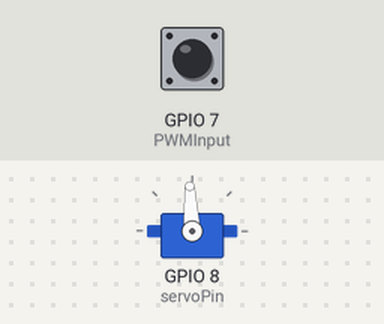
Bench run of a sketch on a simulated ESP32-S3. Shown: servo. The test bench sets the inputs (shaded band); at power-on: GPIO 7 (PWMInput) LOW. Servo pulses on a pin are drawn as a servo (544–2400 µs = 0–180°); what the sketch prints to the serial monitor is not drawn.

Above: at 2.2 s.
2.3 s: GPIO 7 (PWMInput) pulsed HIGH 2 times (0.12 s each, 0.3 s apart)
Timing chart, 0 to 7.2 s (numbered marks = the images above; inputs shaded):
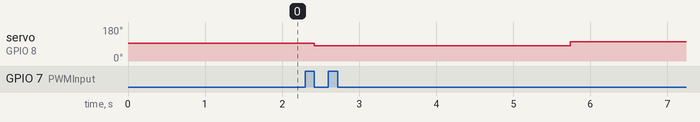

Measured:
- after the input at 2.3 s, servo on GPIO 8 (servoPin): 93° → 82° after 0.12 s, → 103° 3.3 s later

The sketch:

serial_mike.ino
```cpp
#include <HardwareSerial.h>

// Pines
#define chPinA 2
#define chPinB 3
#define servoPin 8
#define PWMInput 7

//timer

hw_timer_t *timer = NULL;
volatile bool timer_flag = false;

void IRAM_ATTR onTimer() {
  if(timer_flag == false)
  {
    timer_flag = true;
  }
}

//ledc
const int PWMFreq = 50;
const int PWMChannel = 0;
const int PWMResolution = 14;
const int MAX_DUTY_CYCLE = (int)(pow(2, PWMResolution) - 1);


// Variables globales
HardwareSerial MySerial(1);
bool init_state = false;
long motorPosition = 0;

// PID
volatile long targetPosition = 0;
float integral = 0.01;
float proportional = 0.15;
float derivative = 0.0;
double controlSignal = 0;
double previousTime = 0;
double previousError = 0;
double errorIntegral = 0;
double currentTime = 0;
const double deltaTime = 0.01;
long errorValue = 0;
double edot = 0;


double error_k_2 = 0;
double error_k_1 = 0;

double prev_controlSignal = 0;

// PWM
double PWMValue = 0;
int motorDirection = 0;

//filter

const int win_size = 4;
volatile float readings[win_size] = {0};
volatile float sum = 0;
volatile int indexx = 0;

//saturation

const int sat_control_signal = 100;
int sat_windup = 20;

void setup() {
  Serial.begin(115200);
  MySerial.begin(1000000, SERIAL_8N1, 44, 43);
  ledcSetup(PWMChannel, PWMFreq, PWMResolution);
  ledcAttachPin(servoPin, PWMChannel);

  // Configurar pines
  pinMode(chPinA, INPUT_PULLUP);
  pinMode(chPinB, INPUT_PULLUP);
  pinMode(PWMInput, INPUT);

  targetPosition = GetPWM(PWMInput);

  Timer_Init();
}

void loop() {
  if (timer_flag){
    checkencoder();
    calculatePID();
    timer_flag = false;
  }
  targetpos();
  driveMotor();
  printValues();
}

void driveMotor() {
  // Determinar dirección
  motorDirection = (controlSignal < 0) ? 1 : (controlSignal > 0) ? -1 : 0;

  PWMValue = (int)fabs(controlSignal);
  PWMValue = map(PWMValue, 0, 100, 0, 100);

  if (motorDirection == -1) {
    ledcWrite(PWMChannel, (int)calculateWidh(1490 - PWMValue));
  } else if (motorDirection == 1) {
    ledcWrite(PWMChannel, (int)calculateWidh(1511 + PWMValue));
  } else {
    ledcWrite(PWMChannel, (int)calculateWidh(1500));
  }
}

void calculatePID() {
  errorValue = motorPosition - targetPosition;

  controlSignal = prev_controlSignal + errorValue * (derivative/deltaTime + proportional + integral*deltaTime) - error_k_1 * (2*derivative/deltaTime + proportional) + error_k_2*derivative/deltaTime;

  controlSignal = saturation(controlSignal, sat_control_signal * -1, sat_control_signal);

  error_k_2 = error_k_1;
  error_k_1 = errorValue;

  prev_controlSignal = controlSignal;


}

void printValues() {
 // Serial.print("Position: ");
  //Serial.println(motorPosition);
  Serial.print("Error: ");
  Serial.print(errorValue);
 Serial.print("            controlSignal: ");
 Serial.println(controlSignal);
  //Serial.print("PWM: ");
  //Serial.println(PWMValue);
}

void targetpos() {
  if (Serial.available() > 0) {
    String inputString = Serial.readStringUntil('\n');

    if (inputString == "init_uart") {
      init_state = true;
    } else if (inputString == "close_uart") {
      init_state = false;
    } else if (init_state) {
      if (inputString.indexOf(' ') == -1) {
        targetPosition = inputString.toInt();
      } else {
        // Procesar los parámetros del PID
        float newProportional, newIntegral, newDerivative;
        int newSatWindup;
        int numParsed = sscanf(inputString.c_str(), "%f %f %f %d", &newProportional, &newIntegral, &newDerivative, &newSatWindup);

        if (numParsed == 4) {
          proportional = newProportional;
          integral = newIntegral;
          derivative = newDerivative;
          sat_windup = newSatWindup;

          Serial.println("PID parameters updated:");
          Serial.print("Proportional: ");
          Serial.println(proportional);
          Serial.print("Integral: ");
          Serial.println(integral);
          Serial.print("Derivative: ");
          Serial.println(derivative);
          Serial.print("Saturation Windup: ");
          Serial.println(sat_windup);
        } else {
          Serial.println("Error: Invalid PID parameters format.");
        }
      }
    }
  }
}

void checkencoder() {
  int rawReading = GetPWM(PWMInput);
  sum = sum - readings[indexx];
  readings[indexx] = rawReading;
  sum = sum + rawReading;
  indexx = (indexx + 1) % win_size;
  motorPosition = sum / win_size;
}

int GetPWM(int pin) {
  unsigned long highTime = pulseIn(pin, HIGH);

  if (highTime == 0)
    return digitalRead(pin);

  return highTime;
}

void Timer_Init(void)
{
  timer = timerBegin(0, 80, true);
  timerAttachInterrupt(timer, &onTimer, true);
  timerAlarmWrite(timer, 10000, true);
  timerAlarmEnable(timer);
}

double saturation(double u, double u_min, double u_max) {
  return min(max(u, u_min), u_max);
}

long calculateWidh(long time){
  return time * MAX_DUTY_CYCLE / 20000;
}
```
